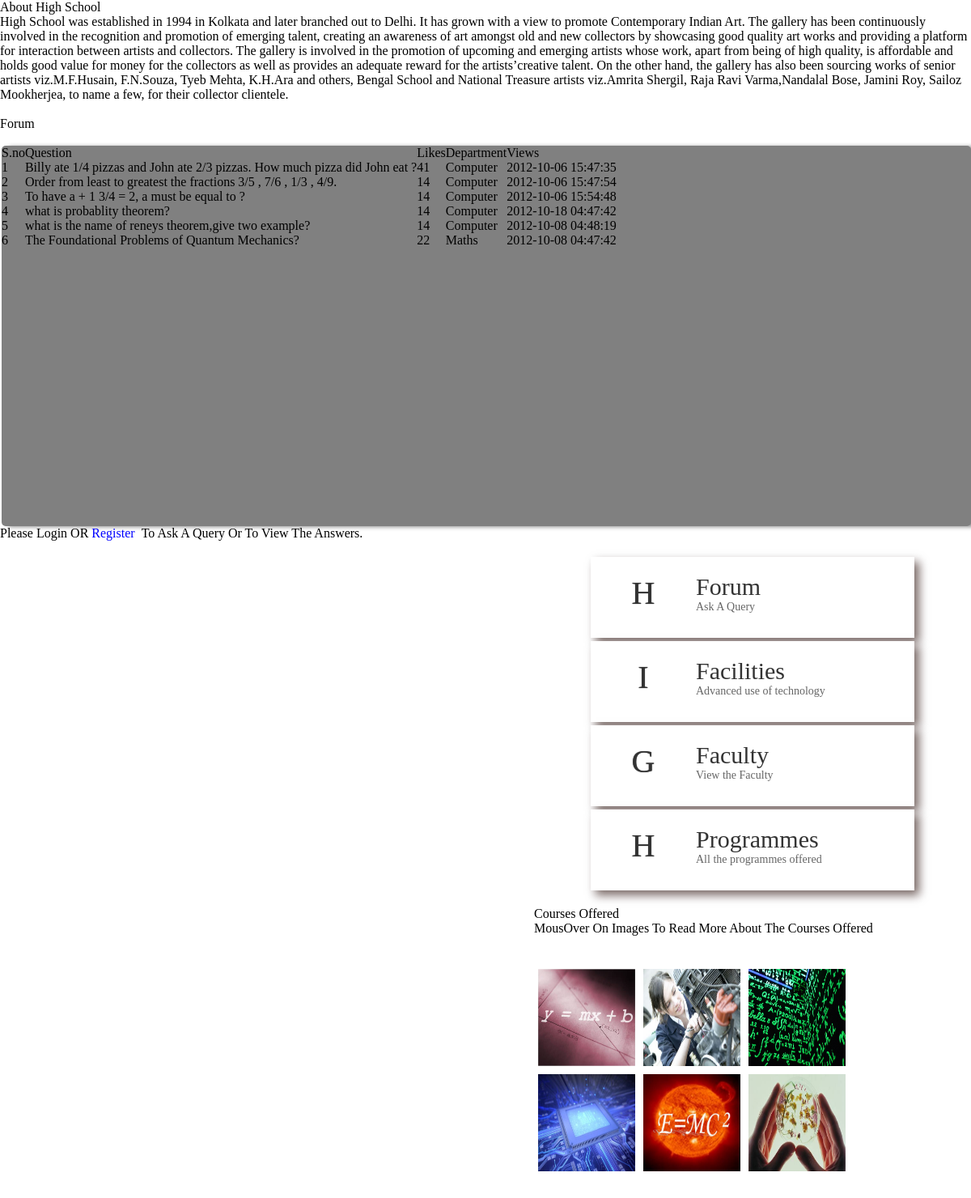
The app's page /middle_div.php with its own data.
### tables this page shows
CREATE TABLE `hometext` (
  `htid` int(11) NOT NULL AUTO_INCREMENT,
  `text` varchar(20000) NOT NULL,
  PRIMARY KEY (`htid`)
);

CREATE TABLE `question` (
  `q_id` int(11) NOT NULL AUTO_INCREMENT,
  `question` text NOT NULL,
  `dept_id` int(11) NOT NULL,
  `s_id` int(11) NOT NULL,
  `date` datetime NOT NULL,
  `status` tinyint(1) NOT NULL DEFAULT '1',
  `likes` int(20) NOT NULL,
  PRIMARY KEY (`q_id`),
  KEY `dept_id` (`dept_id`),
  KEY `s_id` (`s_id`)
);

CREATE TABLE `dept` (
  `dept_id` int(11) NOT NULL AUTO_INCREMENT,
  `department` varchar(200) NOT NULL,
  `status` tinyint(1) NOT NULL DEFAULT '1',
  PRIMARY KEY (`dept_id`)
);

CREATE TABLE `courses` (
  `course_id` int(11) NOT NULL AUTO_INCREMENT,
  `course_loc` varchar(200) NOT NULL,
  `course_img` varchar(200) NOT NULL,
  `status` tinyint(4) NOT NULL DEFAULT '1',
  PRIMARY KEY (`course_id`)
);

### middle_div.php (the view, shortened to what this page needs)
<link rel="stylesheet" type="text/css" href="css/style8.css" />
<div id="c-w">
<div id="ma">
<h1>About High School</h1>
<p>
<?php
$myquery="select * from hometext where htid=1 ";
$result=mysql_query($myquery);
$row=mysql_fetch_row($result);
echo $row[1];
?>
</p>
<br>
<h1>Forum</h1>
<br>
<div style="background-color:gray;width=595px;height:470px;margin-left:2;border-radius:5px;-webkit-box-shadow: 7px 1px 5px rgba(0, 0, 0, 0.45);
-moz-box-shadow:    7px 1px 5px rgba(0, 0, 0, 0.45);
box-shadow:         7px 1px 5px rgba(0, 0, 0, 0.45);">
<table class="imagetable"><tr>
<th>S.no</th><th>Question</th><th>Likes</th><th>Department</th><th>Views</th>
</tr>
<?php
for($i=1;$i<7;$i++)
{
$myquery="select * from question where q_id='$i' ";
$result=mysql_query($myquery);
$row=mysql_fetch_row($result);
$qry="select department from dept where dept_id=$row[2]";
$result1=mysql_query($qry);
$row1=mysql_fetch_row($result1);
echo "<tr><td>";
echo $i;
echo "</td>";
echo "<td>";
echo $row[1];
echo "</td>";
echo "<td>";
echo $row[6];
echo "</td><td>";
echo $row1[0];
echo "</td><td>";
echo $row[4];
echo "</td></tr>";
}
?>
</table>
</div>
<p><font color=black>Please Login OR <a href=register.php><font color=blue>Register</font></a> &nbsp;<font color=black>To Ask A Query Or To View The Answers. </font>&nbsp;
</div>
<div id="sidebar">
<?php
include "right_menu.php";
?>
</div>
</div>
</body>

### right_menu.php (shortened to what this page needs)
<link rel="stylesheet" type="text/css" href="css/demo.css" />
<link rel="stylesheet" type="text/css" href="css/style3.css" />
<div class="container">
        <ul class="ca-menu">
            <li>
                <a href="main_forum.php"><span class="ca-icon">H</span>
                <div class="ca-content">
                    <h2 class="ca-main">Forum</h2>
                    <h3 class="ca-sub">Ask A Query</h3>
                </div></a>
            </li>
            <li>
                <a href="facilities.php"><span class="ca-icon">I</span>
                <div class="ca-content">
                    <h2 class="ca-main">Facilities</h2>
                    <h3 class="ca-sub">Advanced use of technology</h3>
                </div></a>
            </li>
            <li>
                <a href="faculty.php"><span class="ca-icon">G</span>
                <div class="ca-content">
                    <h2 class="ca-main">Faculty</h2>
                    <h3 class="ca-sub">View the Faculty</h3>
                </div></a>
            </li>
            <li>
                <a href="programmes.php"><span class="ca-icon">H</span>
                <div class="ca-content">
                    <h2 class="ca-main">Programmes</h2>
                    <h3 class="ca-sub">All the programmes offered</h3>
                </div></a>
            </li>
        </ul>
    </div>
<h1>Courses Offered</h1>
<p><font color=black>MousOver On Images To Read More About The Courses Offered   </font></p>
<br><br>
<table class=pp1>
<tr>
<?php
for($x=1;$x<=3;$x++)
{
$qry=mysql_query("SELECT * from courses where course_id='$x' and status=1");
$i=mysql_fetch_array($qry);
	echo "<td><div class='view view-eighth'><img src='images/img/";
	echo $i[2];
	echo "'";
	echo "width=120 height=120>";
	echo "<div class='mask'><br><br><a href='";
	echo "class='info'>Read More</a></div></div></td>";
}
?>
</tr>
<tr>
<?php
for($x1=4;$x1<=6;$x1++)
{
	$qry1=mysql_query("SELECT * from courses where course_id ='$x1' and status=1");
	$i1=mysql_fetch_array($qry1);
	echo "<td><div class='view view-eighth'><img src='images/img/";
	echo $i1[2];
	echo "'";
	echo "width=120 height=120>";
	echo "<div class='mask'><br><br><a href='";
	echo "class='info'>Read More</a></div></div></td>";
}
?>
</tr>
</table>
<br><br>

### css/style8.css (style rules this page uses)
.view { width: 120px; height: 120px; border: 5px solid #fff; overflow: hidden; // position: relative; text-align: center; cursor: default; }
.view img { display: block; position: relative; }
.view-eighth { position:relative; }

### css/demo.css (style rules this page uses)
#sidebar { float: right; width:45%; }
.container { position:relative; }
a { color: #fff; text-decoration: none; }

### css/style3.css (style rules this page uses)
.ca-menu { padding:0; margin:20px auto; width: 400px; }
.ca-menu li { -webkit-box-shadow: 6px 6px 11px rgba(34, 6, 0, 0.6); -moz-box-shadow: 6px 6px 11px rgba(34, 6, 0, 0.6); box-shadow: 6px 6px 11px rgba(34, 6, 0, 0.6); width: 400px; height: 100px; overflow: hidden; position: relative; display: block; background: #fff; margin-bottom: 4px; -webkit-transition: all 300ms ease-in-out; -moz-transition: all 300ms ease-in-out; -o-transition: all 300ms ease-in-out; -ms-transition: all 300ms ease-in-out; transition: all 300ms ease-in-out; }
.ca-menu li:last-child { margin-bottom: 0px; }
.ca-menu li a { text-align: left; width: 100%; height: 100%; display: block; color: #333; position: relative; }
.ca-icon { font-family: 'WebSymbolsRegular', cursive; font-size: 40px; color: #333; text-shadow: 0px 0px 1px #333; line-height: 90px; position: absolute; width: 90px; left: 20px; text-align: center; -webkit-transition: all 300ms linear; -moz-transition: all 300ms linear; -o-transition: all 300ms linear; -ms-transition: all 300ms linear; transition: all 300ms linear; }
.ca-content { position: absolute; left: 130px; width: 370px; height: 60px; top: 20px; }
.ca-main { font-size: 30px; -webkit-transition: all 300ms linear; -moz-transition: all 300ms linear; -o-transition: all 300ms linear; -ms-transition: all 300ms linear; transition: all 300ms linear; }
.ca-sub { font-size: 14px; color: #666; }

### records on screen
hometext: text "High School was established in 1994 in Kolkata and later branched out to Delhi. It has grown with a view to promote Contemporary Indian Art. The gallery has been continuously involved in the recognition and promotion of emerging talent, creating an awareness of art amongst old and new collectors by showcasing good quality art works and providing a platform for interaction between artists and collectors. The gallery is involved in the promotion of upcoming and emerging artists whose work, apart from being of high quality, is affordable and holds good value for money for the collectors as well as provides an adequate reward for the artists’creative talent. On the other hand, the gallery has…"
question: question "Billy ate 1/4 pizzas and John ate 2/3 pizzas. How much pizza did John eat ?", likes "41", dept.department "Computer", date "2012-10-06 15:47:35"
question: question "Order from least to greatest the fractions 3/5 , 7/6 , 1/3 , 4/9.", likes "14", dept.department "Computer", date "2012-10-06 15:47:54"
question: question "To have a + 1 3/4 = 2, a must be equal to ?", likes "14", dept.department "Computer", date "2012-10-06 15:54:48"
question: question "what is probablity theorem?", likes "14", dept.department "Computer", date "2012-10-18 04:47:42"
question: question "what is the name of reneys theorem,give two example?", likes "14", dept.department "Computer", date "2012-10-08 04:48:19"
question: question "The Foundational Problems of Quantum Mechanics?", likes "22", dept.department "Maths", date "2012-10-08 04:47:42"
courses: course_img (picture)
courses: course_img (picture)
courses: course_img (picture)
courses: course_img (picture)
courses: course_img (picture)
courses: course_img (picture)
